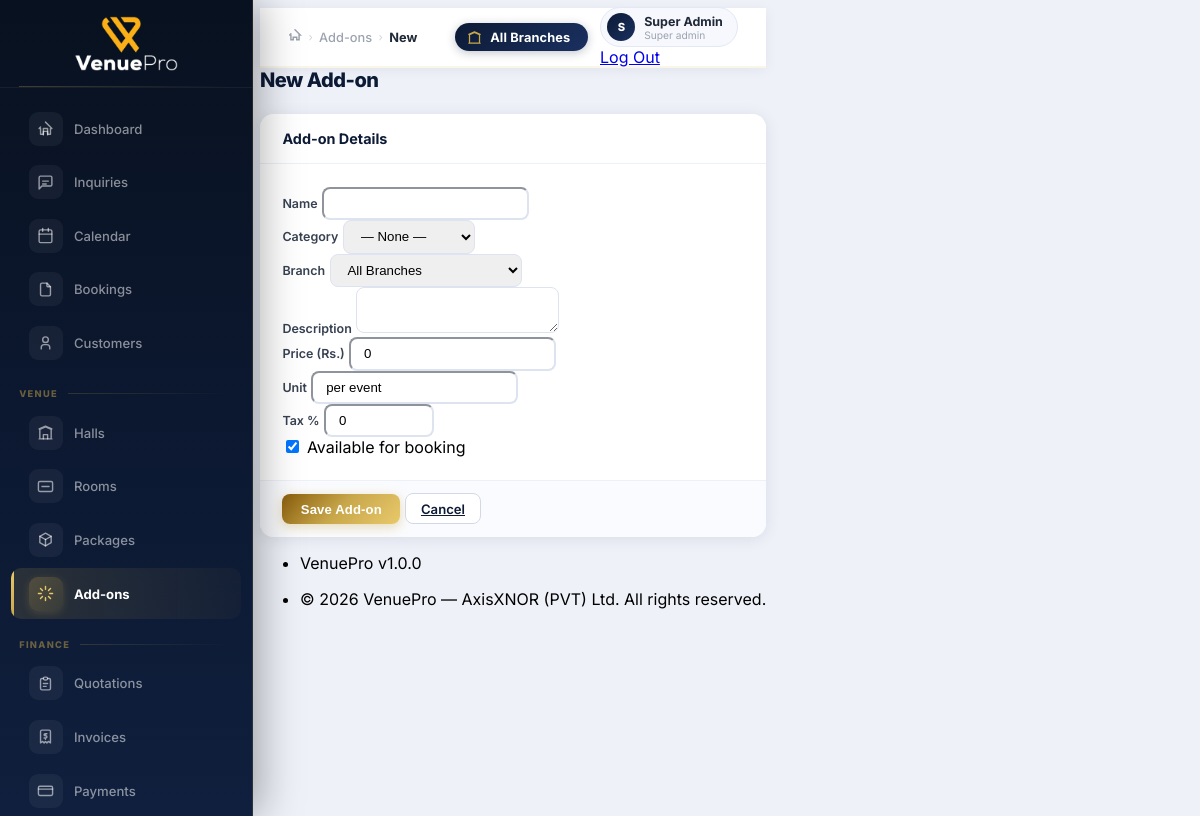
The page /modules/addons/create.php (signed in) on the database its author committed.
### tables this page shows
CREATE TABLE `users` (
  `id` int(11) NOT NULL AUTO_INCREMENT,
  `branch_id` int(11) DEFAULT NULL,
  `role_id` int(11) NOT NULL,
  `user_id` varchar(20) DEFAULT NULL,
  `username` varchar(100) DEFAULT NULL,
  `name` varchar(150) NOT NULL,
  `email` varchar(150) NOT NULL,
  `password` varchar(255) NOT NULL,
  `phone` varchar(20) DEFAULT NULL,
  `avatar` varchar(255) DEFAULT NULL,
  `language` enum('en','ta','si') DEFAULT 'en',
  `is_active` tinyint(1) DEFAULT 1,
  `last_login` timestamp NULL DEFAULT NULL,
  `created_at` timestamp DEFAULT current_timestamp(),
  `updated_at` timestamp DEFAULT current_timestamp() ON UPDATE current_timestamp(),
  PRIMARY KEY (`id`),
  UNIQUE KEY `email` (`email`),
  UNIQUE KEY `user_id` (`user_id`),
  KEY `branch_id` (`branch_id`),
  KEY `role_id` (`role_id`),
  FOREIGN KEY (`branch_id`) REFERENCES `branches`(`id`) ON DELETE SET NULL,
  FOREIGN KEY (`role_id`) REFERENCES `roles`(`id`)
);

CREATE TABLE `roles` (
  `id` int(11) NOT NULL AUTO_INCREMENT,
  `name` varchar(50) NOT NULL,
  `slug` varchar(50) NOT NULL,
  `description` text DEFAULT NULL,
  PRIMARY KEY (`id`),
  UNIQUE KEY `slug` (`slug`)
);

### core/Lang.php (called while the page is built, shortened)
<?php
class Lang {
    private static $lang = 'en';
    public static function load($lang = 'en') {
        self::$lang = $lang;
    }
    public static function current() {
        return self::$lang;
    }
}

### core/Helper.php (called while the page is built, shortened)
<?php
class Helper {
    public static function sanitize($str) {
        return htmlspecialchars(trim($str), ENT_QUOTES, 'UTF-8');
    }
}

### core/Database.php (called while the page is built, shortened)
<?php
class Database {
    private static $instance = null;
    private $pdo;
    private function __construct() {
        $dsn = "mysql:host=" . DB_HOST . ";port=" . DB_PORT . ";dbname=" . DB_NAME . ";charset=" . DB_CHARSET;
        $options = [
            PDO::ATTR_ERRMODE            => PDO::ERRMODE_EXCEPTION,
            PDO::ATTR_DEFAULT_FETCH_MODE => PDO::FETCH_ASSOC,
            PDO::ATTR_EMULATE_PREPARES   => false,
        ];
        try {
            $this->pdo = new PDO($dsn, DB_USER, DB_PASS, $options);
            $this->pdo->exec("SET sql_mode=(SELECT REPLACE(@@sql_mode,'ONLY_FULL_GROUP_BY',''))");
            $this->pdo->exec("SET time_zone='+05:30'");
        } catch (PDOException $e) {
            die('Database connection failed: ' . $e->getMessage());
        }
    }
    public static function getInstance() {
        if (self::$instance === null) {
            self::$instance = new self();
        }
        return self::$instance;
    }
    public function query($sql, $params = []) {
        $stmt = $this->pdo->prepare($sql);
        $stmt->execute($params);
        return $stmt;
    }
    public function fetchOne($sql, $params = []) {
        return $this->query($sql, $params)->fetch();
    }
}

### core/Auth.php (called while the page is built, shortened)
<?php
class Auth {
    public static function check() {
        if (!isset($_SESSION['user_role']) || $_SESSION['user_role'] === '' || !isset($_SESSION['branch_id'])) {
            $db = Database::getInstance();
            $user = $db->fetchOne(
                "SELECT u.*, r.slug as role_slug, r.name as role_name, b.name as branch_name
                 FROM users u
                 LEFT JOIN roles r ON u.role_id = r.id
                 LEFT JOIN branches b ON u.branch_id = b.id
                 WHERE u.id = ? AND u.is_active = 1",
                [$_SESSION['user_id']]
            );
        }
    }
    public static function isSuperAdmin() {
        return isset($_SESSION['user_role']) && $_SESSION['user_role'] === 'super_admin';
    }
    public static function currentUser() {
        return [
            'id'            => $_SESSION['user_id'] ?? null,
            'name'          => $_SESSION['user_name'] ?? '',
            'email'         => $_SESSION['user_email'] ?? '',
            'role'          => $_SESSION['user_role'] ?? '',
            'role_id'       => $_SESSION['user_role_id'] ?? null,
            'branch_id'     => $_SESSION['branch_id'] ?? null,
            'branch_name'   => $_SESSION['branch_name'] ?? '',
            'accessible_branches' => $_SESSION['accessible_branches'] ?? [],
            'business_name' => $_SESSION['business_name'] ?? '',
            'language'      => $_SESSION['language'] ?? 'en',
        ];
    }
}

### modules/addons/create.php (the view, shortened to what this page needs)
<?php
Auth::check();
$breadcrumbs = [['label'=>'Add-ons','url'=>BASE_URL.'/modules/addons/index.php'],['label'=>'New']];
require_once ROOT_PATH . '/includes/header.php';
?>
<div class="vp-page-header d-print-none">
  <div class="d-flex align-items-center">
    <div><h1 class="vp-page-title">New Add-on</h1></div>
  </div>
</div>
<div class="row justify-content-center">
  <div class="col-lg-7">
    <form method="post" class="card vp-card">
      <div class="card-header"><h3 class="card-title">Add-on Details</h3></div>
      <div class="card-body">
        <div class="mb-3">
          <label class="form-label required">Name</label>
          <input type="text" name="name" class="form-control" value="<?= Helper::sanitize($_POST['name']??'') ?>" required>
        </div>
        <div class="row mb-3">
          <div class="col-md-6">
            <label class="form-label">Category</label>
            <select name="category_id" class="form-select">
              <option value="">— None —</option>
            </select>
          </div>
          <?php if (Auth::isSuperAdmin()): ?>
          <div class="col-md-6">
            <label class="form-label">Branch</label>
            <select name="branch_id" class="form-select">
              <option value="">All Branches</option>
            </select>
          </div>
          <?php endif; ?>
        </div>
        <div class="mb-3">
          <label class="form-label">Description</label>
          <textarea name="description" class="form-control" rows="2"><?= Helper::sanitize($_POST['description']??'') ?></textarea>
        </div>
        <div class="row mb-3">
          <div class="col-md-4">
            <label class="form-label required">Price (Rs.)</label>
            <input type="number" name="price" class="form-control" step="0.01" min="0" value="<?= $_POST['price']??'0' ?>" required>
          </div>
          <div class="col-md-4">
            <label class="form-label">Unit</label>
            <input type="text" name="unit" class="form-control" placeholder="per event" value="<?= Helper::sanitize($_POST['unit']??'per event') ?>">
          </div>
          <div class="col-md-4">
            <label class="form-label">Tax %</label>
            <input type="number" name="tax_percent" class="form-control" step="0.01" min="0" max="100" value="<?= $_POST['tax_percent']??'0' ?>">
          </div>
        </div>
        <div class="mb-3">
          <label class="form-check">
            <input type="checkbox" name="is_available" class="form-check-input" <?= (!isset($_POST['name']) || isset($_POST['is_available'])) ? 'checked' : '' ?>>
            <span class="form-check-label">Available for booking</span>
          </label>
        </div>
      </div>
      <div class="card-footer d-flex gap-2">
        <button type="submit" class="btn btn-vp-gold">Save Add-on</button>
        <a href="<?= BASE_URL ?>/modules/addons/index.php" class="btn btn-vp-outline">Cancel</a>
      </div>
    </form>
  </div>
</div>
<?php require_once ROOT_PATH . '/includes/footer.php'; ?>

### includes/header.php (shortened to what this page needs)
<!doctype html>
<html lang="<?= Lang::current() ?>">
<head>
  <link rel="stylesheet" href="https://cdn.jsdelivr.net/npm/@tabler/core@1.0.0-beta21/dist/css/tabler.min.css">
  <link rel="stylesheet" href="<?= BASE_URL ?>/assets/css/app.css">
</head>
<body class="antialiased">
<?php $cu = Auth::currentUser(); ?>
<?php
$_currentPath = $_SERVER['PHP_SELF'];
function sbActive(string $path, string $match, bool $exact = false): string {
  if ($exact) return (basename($path) === basename($match) && strpos($path, '/modules') === false) ? 'active' : '';
  return strpos($path, $match) !== false ? 'active' : '';
}
?>
<div class="wrapper">
  <aside class="vp-sidebar" id="vp-sidebar">
    <a href="<?= BASE_URL ?>/index.php" class="sb-logo">
      <img src="<?= BASE_URL ?>/assets/images/sidebar-logo.png" alt="VenuePro" style="max-height:55px;max-width:160px;width:100%;object-fit:contain;display:block;">
    </a>
    <nav class="sb-nav">
      <a href="<?= BASE_URL ?>/index.php" class="sb-item <?= sbActive($_currentPath, 'index.php', true) ?>">
        <div class="sb-icon">
          <svg viewBox="0 0 24 24" fill="none" stroke-width="2" stroke-linecap="round" stroke-linejoin="round">
            <path d="M3 12L5 10M12 3L21 12H19V20H15V16H9V20H5V12"/><path d="M9 21V12H15V21"/>
          </svg>
        </div>
        <span class="sb-label">Dashboard</span>
      </a>
      <a href="<?= BASE_URL ?>/modules/inquiries/index.php" class="sb-item <?= sbActive($_currentPath, '/inquiries') ?>">
        <div class="sb-icon">
          <svg viewBox="0 0 24 24" fill="none" stroke-width="2" stroke-linecap="round" stroke-linejoin="round">
            <path d="M21 15a2 2 0 01-2 2H7l-4 4V5a2 2 0 012-2h14a2 2 0 012 2z"/>
            <path d="M8 10h8M8 14h5"/>
          </svg>
        </div>
        <span class="sb-label">Inquiries</span>
      </a>
      <a href="<?= BASE_URL ?>/modules/calendar/index.php" class="sb-item <?= sbActive($_currentPath, '/calendar') ?>">
        <div class="sb-icon">
          <svg viewBox="0 0 24 24" fill="none" stroke-width="2" stroke-linecap="round" stroke-linejoin="round">
            <rect x="3" y="4" width="18" height="18" rx="2"/><path d="M16 2v4M8 2v4M3 10h18"/>
          </svg>
        </div>
        <span class="sb-label">Calendar</span>
      </a>
      <a href="<?= BASE_URL ?>/modules/bookings/index.php" class="sb-item <?= sbActive($_currentPath, '/bookings') ?>">
        <div class="sb-icon">
          <svg viewBox="0 0 24 24" fill="none" stroke-width="2" stroke-linecap="round" stroke-linejoin="round">
            <path d="M14 3v4a1 1 0 001 1h4"/><path d="M17 21H7a2 2 0 01-2-2V5a2 2 0 012-2h7l5 5v11a2 2 0 01-2 2z"/>
          </svg>
        </div>
        <span class="sb-label">Bookings</span>
      </a>
      <a href="<?= BASE_URL ?>/modules/customers/index.php" class="sb-item <?= sbActive($_currentPath, '/customers') ?>">
        <div class="sb-icon">
          <svg viewBox="0 0 24 24" fill="none" stroke-width="2" stroke-linecap="round" stroke-linejoin="round">
            <circle cx="12" cy="8" r="4"/><path d="M6 21v-2a4 4 0 014-4h4a4 4 0 014 4v2"/>
          </svg>
        </div>
        <span class="sb-label">Customers</span>
      </a>
      <div class="sb-section">Venue</div>
      <a href="<?= BASE_URL ?>/modules/halls/index.php" class="sb-item <?= sbActive($_currentPath, '/halls') ?>">
        <div class="sb-icon">
          <svg viewBox="0 0 24 24" fill="none" stroke-width="2" stroke-linecap="round" stroke-linejoin="round">
            <path d="M3 21h18M3 7l9-4 9 4M4 21V7.5L12 4l8 3.5V21"/><path d="M9 21v-6h6v6"/>
          </svg>
        </div>
        <span class="sb-label">Halls</span>
      </a>
      <a href="<?= BASE_URL ?>/modules/rooms/index.php" class="sb-item <?= sbActive($_currentPath, '/rooms') ?>">
        <div class="sb-icon">
          <svg viewBox="0 0 24 24" fill="none" stroke-width="2" stroke-linecap="round" stroke-linejoin="round">
            <rect x="2" y="5" width="20" height="14" rx="2"/><path d="M7 12h10"/>
          </svg>
        </div>
        <span class="sb-label">Rooms</span>
      </a>
      <a href="<?= BASE_URL ?>/modules/packages/index.php" class="sb-item <?= sbActive($_currentPath, '/packages') ?>">
        <div class="sb-icon">
          <svg viewBox="0 0 24 24" fill="none" stroke-width="2" stroke-linecap="round" stroke-linejoin="round">
            <polyline points="12 3 20 7.5 20 16.5 12 21 4 16.5 4 7.5 12 3"/>
            <line x1="12" y1="12" x2="20" y2="7.5"/><line x1="12" y1="12" x2="12" y2="21"/><line x1="12" y1="12" x2="4" y2="7.5"/>
          </svg>
        </div>
        <span class="sb-label">Packages</span>
      </a>
      <a href="<?= BASE_URL ?>/modules/addons/index.php" class="sb-item <?= sbActive($_currentPath, '/addons') ?>">
        <div class="sb-icon">
          <svg viewBox="0 0 24 24" fill="none" stroke-width="2" stroke-linecap="round" stroke-linejoin="round">
            <path d="M12 2v4m0 12v4M4.93 4.93l2.83 2.83m8.48 8.48 2.83 2.83M2 12h4m12 0h4M4.93 19.07l2.83-2.83m8.48-8.48 2.83-2.83"/>
          </svg>
        </div>
        <span class="sb-label">Add-ons</span>
      </a>
      <div class="sb-section">Finance</div>
      <a href="<?= BASE_URL ?>/modules/quotations/index.php" class="sb-item <?= sbActive($_currentPath, '/quotations') ?>">
        <div class="sb-icon">
          <svg viewBox="0 0 24 24" fill="none" stroke-width="2" stroke-linecap="round" stroke-linejoin="round">
            <path d="M9 5H7a2 2 0 00-2 2v12a2 2 0 002 2h10a2 2 0 002-2V7a2 2 0 00-2-2h-2"/>
            <rect x="9" y="3" width="6" height="4" rx="2"/><path d="M9 12h6M9 16h4"/>
          </svg>
        </div>
        <span class="sb-label">Quotations</span>
      </a>
      <a href="<?= BASE_URL ?>/modules/invoices/index.php" class="sb-item <?= sbActive($_currentPath, '/invoices') ?>">
        <div class="sb-icon">
          <svg viewBox="0 0 24 24" fill="none" stroke-width="2" stroke-linecap="round" stroke-linejoin="round">
            <path d="M5 21V5a2 2 0 012-2h10a2 2 0 012 2v16l-3-2-2 2-2-2-2 2-2-2-3 2"/>
            <path d="M14 8h-2.5a1.5 1.5 0 000 3h1a1.5 1.5 0 010 3H10M12 8v1m0 6v1"/>
          </svg>
        </div>
        <span class="sb-label">Invoices</span>
      </a>
      <a href="<?= BASE_URL ?>/modules/payments/index.php" class="sb-item <?= sbActive($_currentPath, '/payments') ?>">
        <div class="sb-icon">
          <svg viewBox="0 0 24 24" fill="none" stroke-width="2" stroke-linecap="round" stroke-linejoin="round">
            <rect x="2" y="6" width="20" height="13" rx="2"/><path d="M2 10h20"/>
          </svg>
        </div>
        <span class="sb-label">Payments</span>
      </a>
    </nav>
  </aside>
  <div class="page-wrapper">
    <div class="vp-topbar">
      <div class="vp-topbar-breadcrumb">
        <?php if (isset($breadcrumbs) && $breadcrumbs): ?>
          <a href="<?= BASE_URL ?>/index.php">
            <svg width="14" height="14" viewBox="0 0 24 24" fill="none" stroke="currentColor" stroke-width="2.5" stroke-linecap="round" style="margin-top:-2px"><path d="M3 12L5 10M12 3L21 12H19V20H15V16H9V20H5V12"/></svg>
          </a>
          <?php foreach ($breadcrumbs as $bc): ?>
            <span class="sep">›</span>
            <?php if (isset($bc['url'])): ?>
              <a href="<?= $bc['url'] ?>"><?= Helper::sanitize($bc['label']) ?></a>
            <?php else: ?>
              <span class="current"><?= Helper::sanitize($bc['label']) ?></span>
            <?php endif; ?>
          <?php endforeach; ?>
        <?php endif; ?>
      </div>
      <div class="vp-topbar-right">
        <div class="vp-topbar-branch">
          <svg viewBox="0 0 24 24" fill="none" stroke-width="2" stroke-linecap="round" stroke-linejoin="round">
            <path d="M3 21h18M3 7l9-4 9 4M4 21V7.5L12 4l8 3.5V21"/>
          </svg>
          <div><?= Helper::sanitize(!empty($cu['branch_name']) ? $cu['branch_name'] : (!empty($cu['business_name']) ? $cu['business_name'] : 'All Branches')) ?></div>
        </div>
        <div class="nav-item dropdown">
          <a href="#" class="vp-topbar-user" data-bs-toggle="dropdown">
            <div class="vp-topbar-avatar"><?= strtoupper(substr($cu['name'], 0, 1)) ?></div>
            <div class="d-none d-md-block">
              <div class="vp-topbar-uname"><?= Helper::sanitize($cu['name']) ?></div>
              <div class="vp-topbar-urole"><?= ucfirst(str_replace('_', ' ', $cu['role'])) ?></div>
            </div>
          </a>
          <div class="dropdown-menu dropdown-menu-end dropdown-menu-arrow">
            <a href="<?= BASE_URL ?>/modules/auth/logout.php" class="dropdown-item text-danger">Log Out</a>
          </div>
        </div>
      </div>
    </div>
    <div class="page-body">
      <div class="container-xl">

### rows shown on the page
users: name "S", name "Super Admin", role.slug "Super admin"

### other values the page prints
Helper::sanitize($bc['label']) "Add-ons"
Helper::sanitize($bc['label']) "New"
APP_NAME "VenuePro"
APP_VERSION "1.0.0"
